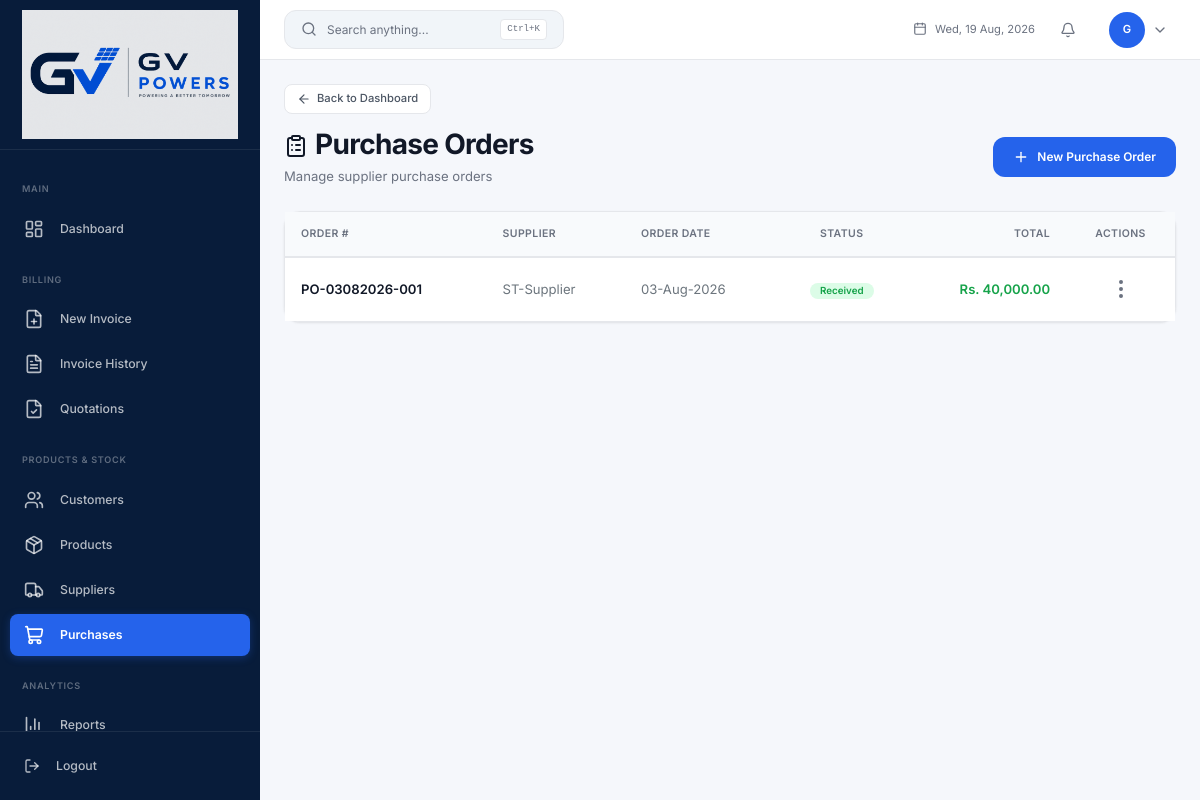
The page /purchase-orders (signed in) on the database as committed earlier.
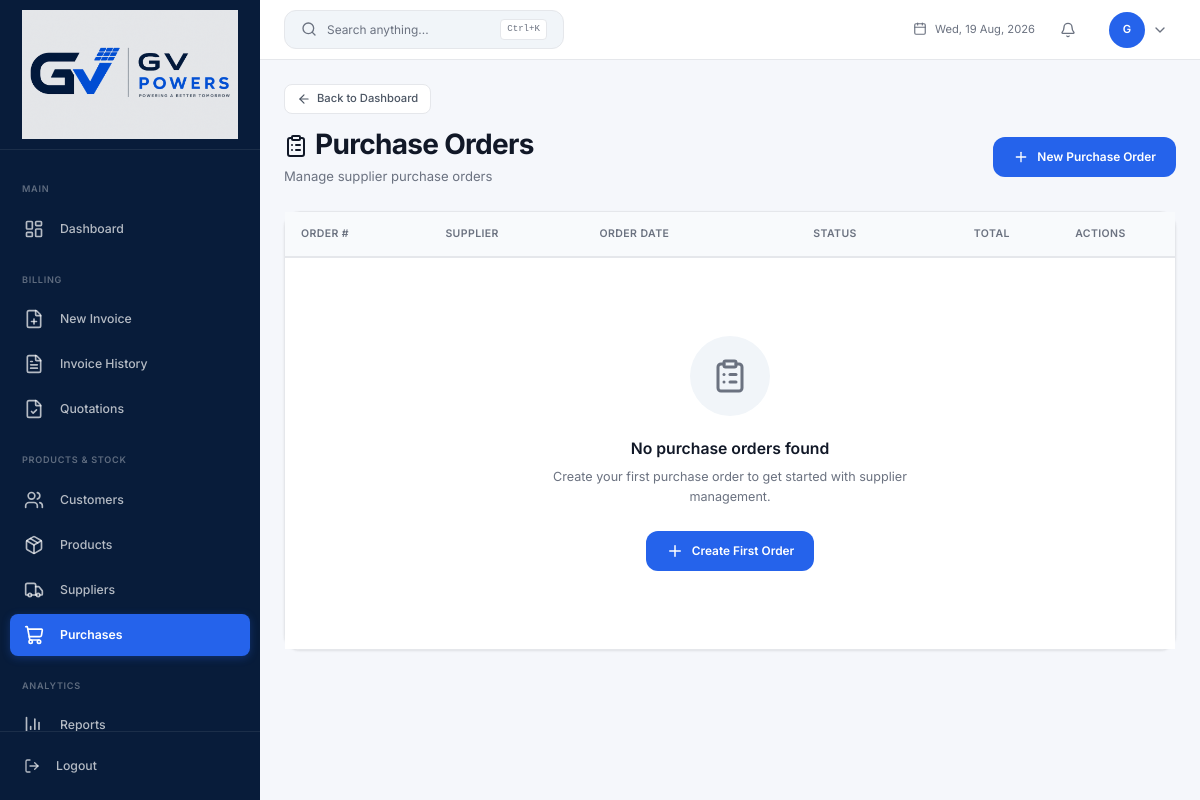
The same page on the database as committed later.
### app.py (models this page shows)
class PurchaseOrder(db.Model):
    __tablename__ = 'purchase_orders'
    id = db.Column(db.Integer, primary_key=True)
    po_number = db.Column(db.String(30), unique=True, nullable=False)
    supplier_id = db.Column(db.Integer, db.ForeignKey('suppliers.id'))
    supplier_name = db.Column(db.String(120))
    order_date = db.Column(db.Date, nullable=False)
    expected_date = db.Column(db.Date)
    subtotal = db.Column(db.Numeric(12, 2), default=0)
    total_tax = db.Column(db.Numeric(12, 2), default=0)
    grand_total = db.Column(db.Numeric(12, 2), default=0)
    status = db.Column(db.String(20), default='draft')
    notes = db.Column(db.Text)
    created_by = db.Column(db.Integer, db.ForeignKey('users.id'))
    created_at = db.Column(db.DateTime, default=datetime.utcnow)
    updated_at = db.Column(db.DateTime, default=datetime.utcnow, onupdate=datetime.utcnow)
    items = db.relationship('PurchaseItem', backref='purchase_order', lazy=True, cascade='all, delete-orphan')
    supplier = db.relationship('Supplier', backref='purchase_orders')
    creator = db.relationship('User', backref='created_purchases')

class Supplier(db.Model):
    __tablename__ = 'suppliers'
    id = db.Column(db.Integer, primary_key=True)
    name = db.Column(db.String(120), nullable=False)
    contact_person = db.Column(db.String(120))
    mobile = db.Column(db.String(20))
    email = db.Column(db.String(120))
    address = db.Column(db.Text)
    gstin = db.Column(db.String(15))
    state = db.Column(db.String(50))
    state_code = db.Column(db.Integer, default=29)
    is_active = db.Column(db.Boolean, default=True)
    created_at = db.Column(db.DateTime, default=datetime.utcnow)
    updated_at = db.Column(db.DateTime, default=datetime.utcnow, onupdate=datetime.utcnow)
    products = db.relationship('Product', backref='supplier', lazy=True)

### app.py (the view)
@app.route('/purchase-orders')
@login_required
def purchase_orders():
    return render_template('suppliers/purchase_orders.html', orders=PurchaseOrder.query.order_by(desc(PurchaseOrder.created_at)).all())

### app.py (called while the page is built)
def login_required(f):
    @wraps(f)
    def decorated(*args, **kwargs):
        if not current_user.is_authenticated: flash('Please log in.', 'warning'); return redirect(url_for('login'))
        return f(*args, **kwargs)
    return decorated

@app.before_request
def enforce_role_permissions():
    if not current_user.is_authenticated:
        return
    if current_user.is_admin:
        return
    ep = request.endpoint or ''
    if ep in SALES_ENDPOINTS or ep.startswith('static'):
        return
    flash('You do not have permission to access this page.', 'danger')
    return redirect(url_for('dashboard'))

    @property
    def is_admin(self): return self.role == 'admin'

### templates/suppliers/purchase_orders.html (shortened to what this page needs)
{% extends "layouts/admin_layout.html" %}
{% block back_link %}
<a href="{{ url_for('dashboard') }}" class="ih-back-link"><i data-lucide="arrow-left"></i> Back to Dashboard</a>
{% endblock %}
{% block content %}
<div class="page-header">
    <div class="page-header-left">
        <h1><i data-lucide="clipboard-list" class="me-2"></i>Purchase Orders</h1>
        <p>Manage supplier purchase orders</p>
    </div>
    <div class="page-header-actions">
        <button class="btn btn-primary" data-bs-toggle="modal" data-bs-target="#createPOModal">
            <i data-lucide="plus"></i> New Purchase Order
        </button>
    </div>
</div>
<div class="card">
    <div class="table-responsive">
        <table class="table align-middle mb-0">
            <thead>
                <tr>
                    <th>Order #</th>
                    <th>Supplier</th>
                    <th>Order Date</th>
                    <th class="text-center">Status</th>
                    <th class="text-end">Total</th>
                    <th class="text-center">Actions</th>
                </tr>
            </thead>
            <tbody>
                {% if orders %}
                    {% for order in orders %}
                    <tr>
                        <td><span class="fw-600">{{ order.po_number }}</span></td>
                        <td class="text-secondary">{{ order.supplier.name if order.supplier else '-' }}</td>
                        <td class="text-secondary">{{ order.order_date.strftime('%d-%b-%Y') if order.order_date else '-' }}</td>
                        <td class="text-center">
                            {% set status_classes = {'draft': 'badge-secondary', 'pending': 'badge-warning', 'confirmed': 'badge-info', 'received': 'badge-success', 'cancelled': 'badge-danger', 'partial': 'badge-secondary'} %}
                            <span class="badge {{ status_classes.get(order.status, 'badge-secondary') }}">{{ order.status|capitalize }}</span>
                        </td>
                        <td class="text-end text-success fw-600">{{ format_currency(order.grand_total or 0) }}</td>
                        <td class="text-center">
                            <div class="erp-menu" data-erp-menu>
                                <button class="erp-menu__trigger" data-erp-trigger aria-label="Actions" aria-haspopup="true" title="Actions">
                                    <i data-lucide="ellipsis-vertical"></i>
                                </button>
                            </div>
                        </td>
                    </tr>
                    {% endfor %}
                {% else %}
                    <tr>
                        <td colspan="6">
                            <div class="empty-state">
                                <div class="empty-state-icon">
                                    <i data-lucide="clipboard-list"></i>
                                </div>
                                <h3>No purchase orders found</h3>
                                <p>Create your first purchase order to get started with supplier management.</p>
                                <button class="btn btn-primary" data-bs-toggle="modal" data-bs-target="#createPOModal">
                                    <i data-lucide="plus"></i> Create First Order
                                </button>
                            </div>
                        </td>
                    </tr>
                {% endif %}
            </tbody>
        </table>
    </div>
</div>
{% endblock %}

Rows that differ between the two databases and show on the page:
removed PurchaseOrder: po_number "PO-03082026-001", supplier "ST-Supplier", order_date "03-Aug-2026", status "Received", grand_total "Rs. 40,000.00"
Other text that changed with them:
text now shown: "No purchase orders found Create your first purchase order to get started with supplier management. Create First Order"
